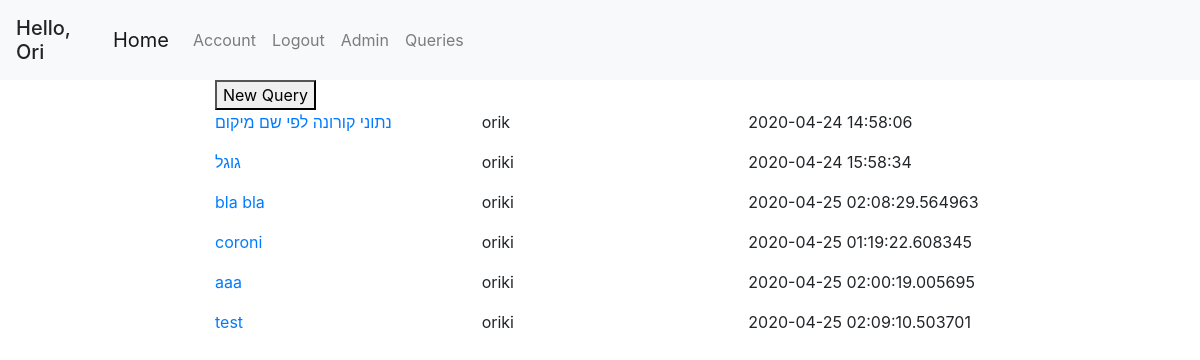
The app's page /queries (signed in), older data.
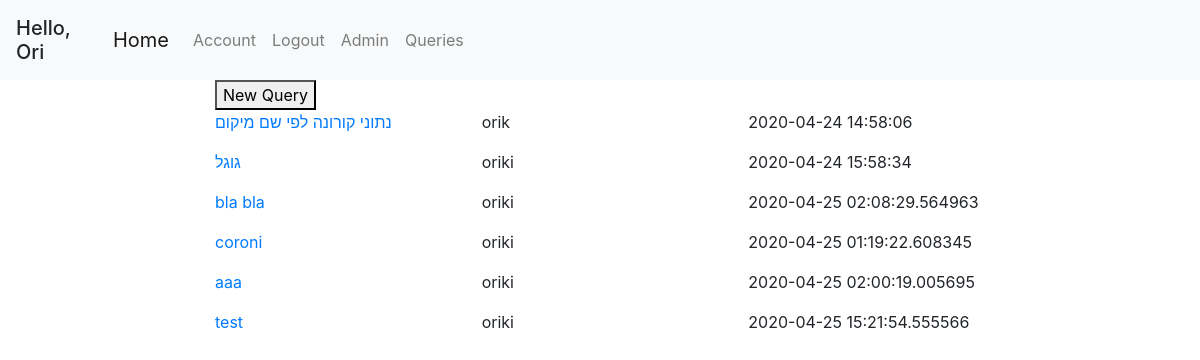
The same page, newer data.
### geoportal/models.py (models this page shows, shortened)
class Query(db.Model):
    id = db.Column(db.Integer, primary_key=True)
    user_id = db.Column(db.Integer, db.ForeignKey('user.id'), nullable=False, default=0)
    query_name = db.Column(db.String(120))
    db_name = db.Column(db.String(20))
    date_uploaded = db.Column(db.DateTime, nullable=False, default=datetime.datetime.now)
    last_update_time = db.Column(db.DateTime, nullable=False, default=datetime.datetime.now)
    query_text = db.Column(db.Text, nullable=False, default='')
    parameters = db.relationship('QueryTextParameters', backref='query', lazy=True)

class User(db.Model, UserMixin):
    id = db.Column(db.Integer, primary_key=True)
    username = db.Column(db.String(20), unique=True, nullable=False)
    email = db.Column(db.String(120), unique=True, nullable=False)
    first_name = db.Column(db.String(20), nullable=False, default='')
    last_name = db.Column(db.String(20), nullable=False, default='')
    password = db.Column(db.String(60), nullable=False)
    roles = db.relationship('Role', secondary='user_roles')
    layers = db.relationship('Layer', backref='user', lazy=True)
    queries = db.relationship('Query', backref='user', lazy=True)

### geoportal/views.py (the view)
@app.route('/queries')
@login_required
def queries():
    all_queries = Query.query.all()
    return render_template('queries.html', queries=all_queries)

### geoportal/models.py (called while the page is built)
@login_manager.user_loader
def load_user(user_id):
    return User.query.get(int(user_id))

### geoportal/templates/queries.html
{% extends "base.html" %}
{% block content %}
    <form action="/query">
        <button>New Query</button>
    </form>
    {% for query in queries %}
        <div class="row">
            <div class="col">
                <a href="/query/{{ query.id }}">{{ query.query_name }}</a>
            </div>
            <div class="col">
                <p>{{ query.user.username }}</p>
            </div>
            <div class="col">
                <p>{{ query.last_update_time }}</p>
            </div>
        </div>
    {% endfor %}
{% endblock content %}

Row changes from the older to the newer data that the page shows:
changed Query "test": last_update_time "2020-04-25 02:09:10.503701" → "2020-04-25 15:21:54.555566"
